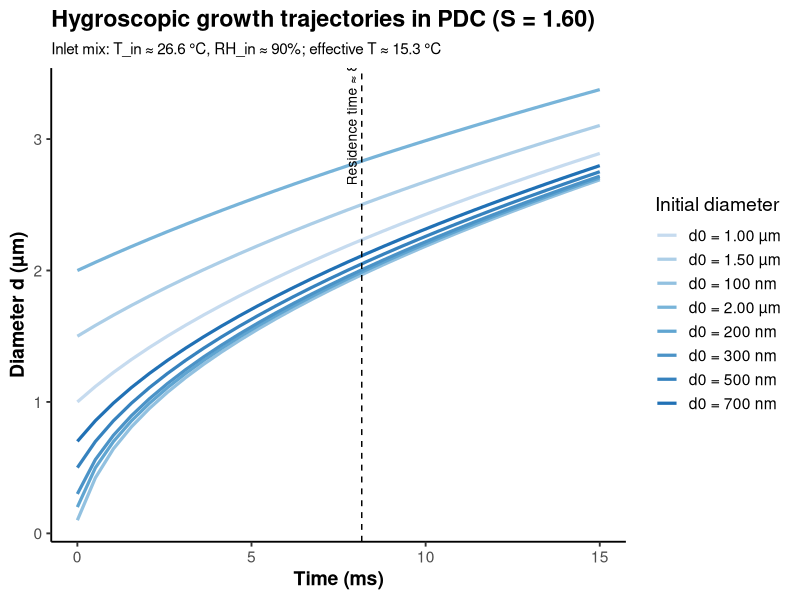
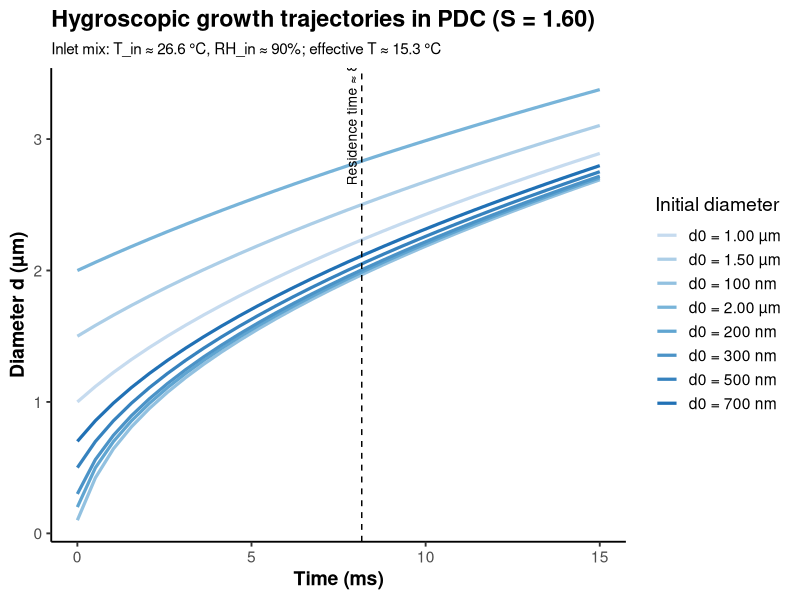
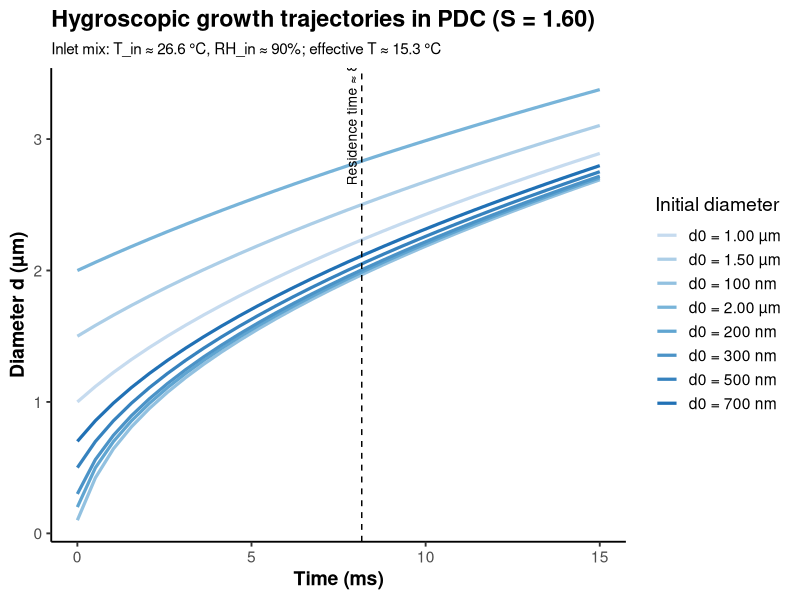

These charts were generated, in order, by the following R code:
# =====================================================================
# File:    pdc_diameter_time_curves.R
# Title:   Diameter–time growth trajectories at S = 1.60 in a PDC condenser
# Model:   Maxwell r^2 growth + Fuchs–Sutugin correction + κ-Köhler equilibrium
#
# Purpose: Reproduce Fig. 2e. Compute d(t) for multiple initial wet diameters
#          (at inlet RH) under the experimental PDC operating condition S = 1.60.
#          Save tidy results (Excel) and a publication-grade figure.
#
# Usage:   In the repository root:
#            install.packages(c("ggplot2","dplyr","tidyr","openxlsx"))
#            source("pdc_diameter_time_curves.R")
#
# Inputs:  None (all parameters defined below)
# Outputs: ./data/PDC_diameter_time_traj_S1p60.xlsx
#          ./figures/theory/Diameter_vs_Time_S1p60.(svg|pdf|tiff)
#
# Version: 1.0
# Author : Gao Han
# Affil. : School of Biological Science and Medical Engineering, Southeast University
# Date   : 2025-11-04
# Notes  : Theory summarized in Supplementary Text S1; parameter settings in
#          Supplementary Table S2. See LICENSE in the repository.
# =====================================================================

suppressPackageStartupMessages({
  library(ggplot2)
  library(dplyr)
  library(tidyr)
  library(openxlsx)
})

# ----------------------------
# Parameters (edit as needed)
# ----------------------------

## (A) Operating conditions → inlet state & residence time
p_Pa        <- 101325      # ambient pressure (Pa)
Vdot_exh_Lm <- 10          # exhaled flow (L/min)
T_exh_C     <- 37          # exhaled temperature (°C)
RH_exh      <- 1.00        # exhaled RH (-)

Vdot_amb_Lm <- 15          # make-up air flow (L/min)
T_amb_C     <- 20          # make-up air temperature (°C)
RH_amb      <- 0.50        # make-up air RH (-)

Vdot_total_Lm <- 25        # total PDC draw (L/min)
D_tube_m      <- 3.8e-3    # condenser tube inner diameter (m)
L_tube_m      <- 0.30      # condenser tube length (m)
T_out_C       <- 4         # outlet characteristic temperature (°C)

## (B) Growth/engineering parameters
S_eff     <- 1.60          # effective supersaturation (-) for this figure
kappa     <- 0.30          # κ-Köhler hygroscopicity (-)
sigma_Npm <- 0.072         # surface tension (N/m)
lambda_m  <- 65e-9         # mean free path (m)
alpha_m   <- 1.0           # mass accommodation (-)

## (C) Thermophysical properties (assumed constant at effective temperature)
rho_l_kgm3 <- 1000         # liquid water density (kg/m^3)
L_v_Jkg    <- 2.5e6        # latent heat (J/kg)
R_v_JkgK   <- 461.5        # water vapor gas constant (J/(kg·K))
k_air_WmK  <- 0.026        # air thermal conductivity (W/(m·K))
Dv_m2s     <- 2.3e-5       # vapor diffusivity in air (m^2/s)
Mw_kgmol   <- 0.018015     # water molar mass (kg/mol)

## (D) Time axis and initial wet diameters
t_end_ms <- 15             # max time for trajectories (ms)
n_t_pts  <- 30             # number of time points

# Initial wet diameters (m) at inlet RH; edit to any set you need
d0_list_m <- c(100e-9, 200e-9, 300e-9, 500e-9, 700e-9, 1e-6, 1.5e-6, 2e-6)

## (E) Repo-friendly output paths
dir_data <- file.path("data")
dir_fig  <- file.path("figures", "theory")
if (!dir.exists(dir_data)) dir.create(dir_data, recursive = TRUE, showWarnings = FALSE)
if (!dir.exists(dir_fig))  dir.create(dir_fig,  recursive = TRUE, showWarnings = FALSE)

# ----------------------------
# Psychrometrics & model pieces
# ----------------------------

es_Pa <- function(T_C) 0.61094 * exp(17.625 * T_C / (T_C + 243.04)) * 1000      # saturation vapor pressure (Pa)
w_from_e   <- function(e_Pa, p_Pa) 0.62198 * e_Pa / (p_Pa - e_Pa)               # humidity ratio (kg/kg_dry)
w_from_TRH <- function(T_C, RH, p_Pa) w_from_e(RH * es_Pa(T_C), p_Pa)
h_kJkgdry  <- function(T_C, w) 1.006 * T_C + w * (2501 + 1.86 * T_C)            # moist air enthalpy (kJ/kg_dry)

beta_FS <- function(dp_m, lambda_m, alpha_m = 1.0) {                            # Fuchs–Sutugin correction
  Kn <- 2 * lambda_m / dp_m
  (1 + Kn) / (1 + 1.71 * Kn + 1.33 * Kn^2)  # α = 1 form
}

S_eq_kohler <- function(r_m, kappa, rd_m, T_K, sigma_Npm, rho_l_kgm3, Mw_kgmol) {
  # κ-Köhler equilibrium supersaturation S_eq = a_w * exp(A/r)
  A  <- 2 * sigma_Npm * Mw_kgmol / (rho_l_kgm3 * 8.314462618 * T_K)  # Kelvin term
  aw <- 1 / (1 + kappa * (rd_m^3) / (r_m^3 - rd_m^3))                # activity term
  aw * exp(A / r_m)
}

solve_rd_from_r0 <- function(r0_m, S_in, kappa, T_K, sigma_Npm, rho_l_kgm3, Mw_kgmol) {
  # invert dry radius rd given initial wet radius r0 at inlet supersaturation S_in
  f <- function(rd) S_eq_kohler(r0_m, kappa, rd, T_K, sigma_Npm, rho_l_kgm3, Mw_kgmol) - S_in
  uniroot(f, lower = 1e-10, upper = r0_m * 0.999)$root
}

K_term <- function(L_v_Jkg, rho_l_kgm3, k_air_WmK, R_v_JkgK, T_K) {
  # thermal resistance term in Maxwell r^2 growth
  L_v_Jkg^2 * rho_l_kgm3 / (k_air_WmK * R_v_JkgK * T_K^2)
}
D_term <- function(rho_l_kgm3, R_v_JkgK, T_K, es_Pa_val, Dv_m2s) {
  # diffusive resistance term in Maxwell r^2 growth
  rho_l_kgm3 * R_v_JkgK * T_K / (es_Pa_val * Dv_m2s)
}

# ----------------------------
# Inlet mixed state & residence time
# ----------------------------

V_exh_m3s <- Vdot_exh_Lm   / 1000 / 60
V_amb_m3s <- Vdot_amb_Lm   / 1000 / 60
V_tot_m3s <- Vdot_total_Lm / 1000 / 60

n_tot_exh <- p_Pa * V_exh_m3s / (8.314462618 * (T_exh_C + 273.15))
n_tot_amb <- p_Pa * V_amb_m3s / (8.314462618 * (T_amb_C + 273.15))
xw_exh    <- (RH_exh * es_Pa(T_exh_C)) / p_Pa
xw_amb    <- (RH_amb * es_Pa(T_amb_C)) / p_Pa
n_dry_exh <- n_tot_exh * (1 - xw_exh)
n_dry_amb <- n_tot_amb * (1 - xw_amb)

M_da <- 0.02897  # kg/mol
mdot_dry_exh <- n_dry_exh * M_da
mdot_dry_amb <- n_dry_amb * M_da
mdot_dry_mix <- mdot_dry_exh + mdot_dry_amb

w_exh <- w_from_TRH(T_exh_C, RH_exh, p_Pa)
w_amb <- w_from_TRH(T_amb_C, RH_amb, p_Pa)
h_exh <- h_kJkgdry(T_exh_C, w_exh)
h_amb <- h_kJkgdry(T_amb_C, w_amb)

w_in <- (w_exh * mdot_dry_exh + w_amb * mdot_dry_amb) / mdot_dry_mix
h_in <- (h_exh * mdot_dry_exh + h_amb * mdot_dry_amb) / mdot_dry_mix
T_in_C <- uniroot(function(Tc) h_kJkgdry(Tc, w_in) - h_in, c(-20, 50))$root

e_in  <- w_in * p_Pa / (0.62198 + w_in)
RH_in <- e_in / es_Pa(T_in_C)

U_ms  <- V_tot_m3s / (pi * (D_tube_m/2)^2)
t_res <- L_tube_m / U_ms

T_eff_C <- (T_in_C + T_out_C) / 2
T_eff_K <- T_eff_C + 273.15

K_val <- K_term(L_v_Jkg, rho_l_kgm3, k_air_WmK, R_v_JkgK, T_eff_K)
D0    <- D_term(rho_l_kgm3, R_v_JkgK, T_eff_K, es_Pa(T_eff_C), Dv_m2s)

# ----------------------------
# Trajectory solver: d0 (wet, at RH_in) → rd → integrate to get d(t)
# ----------------------------

traj_one <- function(d0_m, S_eff, t_end_ms, n_t_pts) {
  r0 <- d0_m / 2
  rd <- solve_rd_from_r0(r0, RH_in, kappa, T_eff_K, sigma_Npm, rho_l_kgm3, Mw_kgmol)
  
  t_grid_s <- seq(0, t_end_ms/1000, length.out = n_t_pts)
  dt <- diff(t_grid_s); dt <- c(dt[1], dt)  # use first step for the initial interval
  
  r <- r0
  d_out <- numeric(length(t_grid_s))
  d_out[1] <- 2 * r
  
  for (i in 2:length(t_grid_s)) {
    dp   <- 2 * r
    bfs  <- beta_FS(dp, lambda_m, alpha_m)
    Def  <- D0 / bfs
    Seq  <- S_eq_kohler(r, kappa, rd, T_eff_K, sigma_Npm, rho_l_kgm3, Mw_kgmol)
    drive <- max(0, S_eff - Seq)                 # no growth if drive ≤ 0
    dr2dt <- 2 * drive / (K_val + Def)
    r2    <- r^2 + dr2dt * dt[i]
    r     <- sqrt(max(r2, rd^2 * 1.0000001))     # keep r > rd
    d_out[i] <- 2 * r
  }
  
  data.frame(
    time_ms = t_grid_s * 1000,
    d_um    = d_out * 1e6,
    d0_um   = d0_m * 1e6
  )
}

traj_list <- lapply(d0_list_m, function(d0) traj_one(d0, S_eff, t_end_ms, n_t_pts))
traj_df   <- bind_rows(traj_list) %>%
  mutate(d0_label = paste0(
    "d0 = ",
    ifelse(d0_um < 1, sprintf("%.0f nm", d0_um*1000), sprintf("%.2f µm", d0_um))
  ))

# ----------------------------
# Save data (Excel)
# ----------------------------
xlsx_path <- file.path(dir_data, "PDC_diameter_time_traj_S1p60.xlsx")
wb <- createWorkbook()
addWorksheet(wb, "d_vs_t")
writeData(wb, "d_vs_t", traj_df)
saveWorkbook(wb, xlsx_path, overwrite = TRUE)

# ----------------------------
# Plot (blue gradient; dashed residence-time line)
# ----------------------------

col_fun <- colorRampPalette(c("#c6dbef", "#6baed6", "#2171b5"))  # light→dark blue
cols <- col_fun(length(unique(traj_df$d0_label)))

p <- ggplot(traj_df, aes(x = time_ms, y = d_um, color = d0_label)) +
  geom_line(linewidth = 1.1) +
  geom_vline(xintercept = t_res*1000, linetype = "dashed") +
  annotate(
    "text", x = t_res*1000, y = max(traj_df$d_um)*0.97,
    label = sprintf("Residence time ≈ %.2f ms", t_res*1000),
    angle = 90, vjust = -0.5, size = 3.5
  ) +
  scale_color_manual(values = cols) +
  labs(
    title = "Hygroscopic growth trajectories in PDC (S = 1.60)",
    subtitle = sprintf("Inlet mix: T_in ≈ %.1f °C, RH_in ≈ %.0f%%; effective T ≈ %.1f °C",
                       T_in_C, RH_in*100, T_eff_C),
    x = "Time (ms)",
    y = "Diameter d (µm)",
    color = "Initial diameter"
  ) +
  theme_classic(base_size = 14) +
  theme(
    plot.title    = element_text(face = "bold"),
    plot.subtitle = element_text(size = 11),
    legend.position = "right",
    axis.title = element_text(face = "bold")
  )

fig_svg  <- file.path(dir_fig, "Diameter_vs_Time_S1p60.svg")
fig_pdf  <- file.path(dir_fig, "Diameter_vs_Time_S1p60.pdf")
fig_tif  <- file.path(dir_fig, "Diameter_vs_Time_S1p60.tiff")

ggsave(filename = fig_svg, plot = p, width = 7, height = 5, units = "in")
ggsave(filename = fig_pdf, plot = p, width = 7, height = 5, units = "in")
ggsave(filename = fig_tif, plot = p, width = 7, height = 5, units = "in", dpi = 600, compression = "lzw")

cat("\n== Done ==\n")
cat(sprintf("Data  : %s\n", xlsx_path))
cat(sprintf("Figure: %s\n       %s\n       %s\n", fig_svg, fig_pdf, fig_tif))
